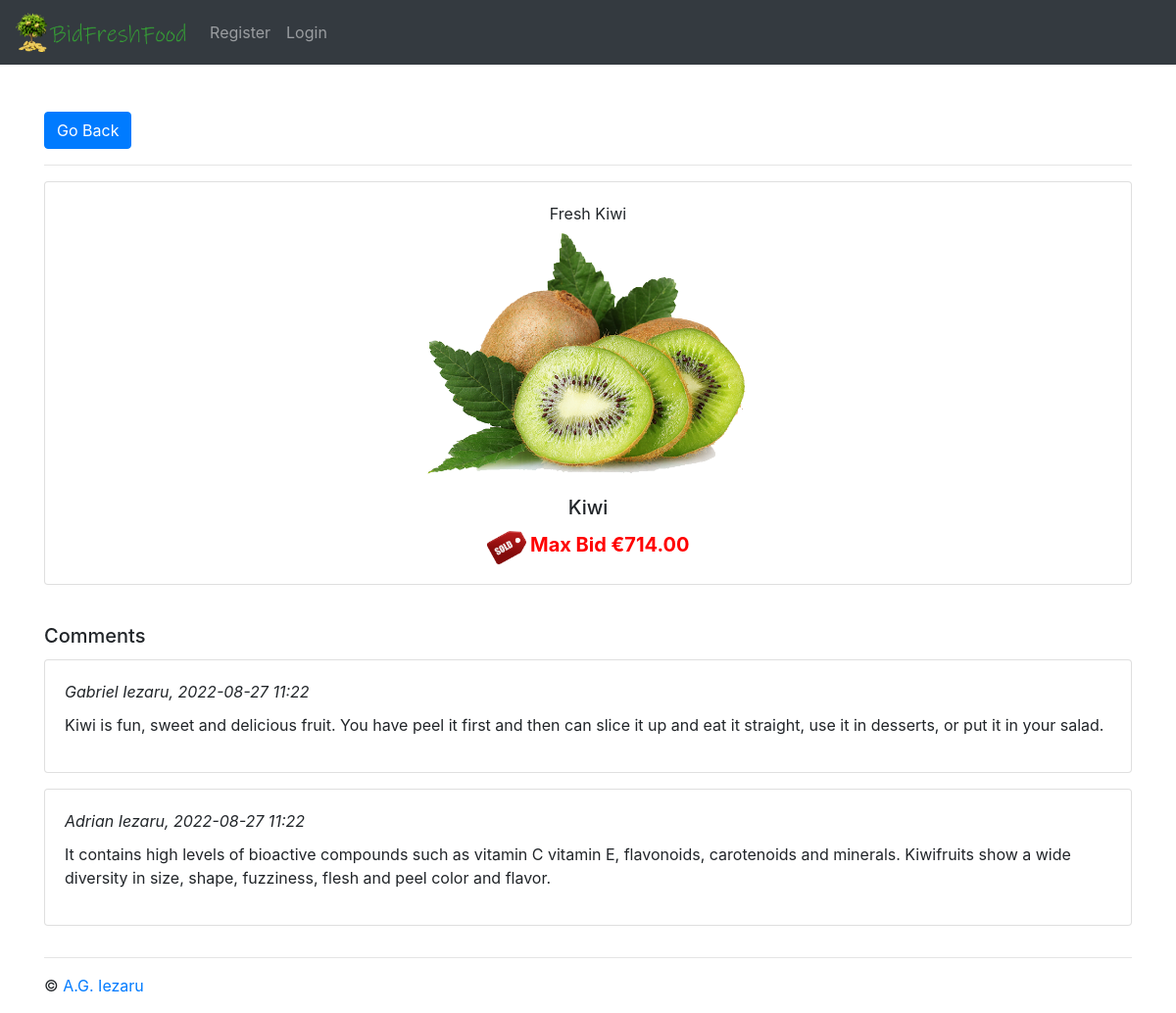
The app's page /view-bid/?item_id=3 with its own data.
### tables this page shows
CREATE TABLE "auctions_listing" ("id" integer NOT NULL PRIMARY KEY AUTOINCREMENT, "datetime" datetime NOT NULL, "title" varchar(64) NOT NULL, "description" varchar(256) NOT NULL, "currentBidValue" decimal NOT NULL, "imageURL" varchar(256) NOT NULL, "isOpen" bool NOT NULL, "user_id" integer NOT NULL REFERENCES "auctions_user" ("id") DEFERRABLE INITIALLY DEFERRED, "winner_id" integer NOT NULL REFERENCES "auctions_user" ("id") DEFERRABLE INITIALLY DEFERRED);

CREATE TABLE "auctions_comment" ("id" integer NOT NULL PRIMARY KEY AUTOINCREMENT, "datetime" datetime NOT NULL, "content" varchar(256) NOT NULL, "listing_id" integer NOT NULL REFERENCES "auctions_listing" ("id") DEFERRABLE INITIALLY DEFERRED, "user_id" integer NOT NULL REFERENCES "auctions_user" ("id") DEFERRABLE INITIALLY DEFERRED);

### bidfreshfood.py (the view)
@app.route("/view-bid/")
def selectItem():
    item_id = int(request.args.get("item_id"))
    item = db.execute(
        "SELECT * FROM auctions_listing where id = :item_id", item_id=item_id
    )
    comments = db.execute(
        "SELECT * FROM auctions_comment where listing_id = :item_id", item_id=item_id
    )
    commentsLen = len(comments)
    users = db.execute("SELECT id,first_name,last_name FROM auctions_user")
    userlist = {}
    for user in users:
        userlist[user["id"]] = [user["first_name"], user["last_name"]]
    if session:
        auctions = db.execute("SELECT * FROM auctions_listing")
        watchList = db.execute(
            "SELECT * FROM auctions_listing_watchListUsers where user_id = :user_id",
            user_id=session["uid"],
        )
        watchListLen = len(watchList)
        activeBids = {}
        bidsSum = 0
        user_bids_sum = 0
        bidMoney = {}
        listings = db.execute(
            "SELECT id, listing_id, value FROM auctions_bid WHERE user_id = :userid",
            userid=session["uid"],
        )
        for listing in listings:
            activeBids[listing["listing_id"]] = [listing["value"], listing["id"]]
            bidMoney[listing["listing_id"]] = listing["value"]
        for bid in bidMoney:
            bidsSum += bidMoney[bid]
        bidsLen = len(bidMoney)
        return render_template(
            "view-bid.html",
            activeBids=activeBids,
            user_bids_sum=user_bids_sum,
            session=session,
            userlist=userlist,
            watchList=watchList,
            watchListLen=watchListLen,
            bidsSum=bidsSum,
            items=item,
            bidsLen=bidsLen,
            auctions=auctions,
            comments=comments,
            commentsLen=commentsLen,
        )
    else:
        return render_template(
            "view-bid.html",
            items=item,
            comments=comments,
            commentsLen=commentsLen,
            userlist=userlist,
        )

### templates/view-bid.html (shortened to what this page needs)
{% extends "base.html" %}
{% block body %}
      <div class="row mainBids" id="bidCard">
      {% for auction in items %}
          <div class="col-sm">
			  <a href="/" stlye="hBack"><button class="btn btn-primary" type="button">Go Back</button></a><hr>
              <div class="card text-center">
                  <div class="card-body">
					<span>{{ auction['description'] }}</span><br>
                      <img src="{{auction["imageURL"]}}" class="bid-big" alt="" />
                      <h5 class="card-title">{{auction["title"]}}</h5>
                      {% if auction["isOpen"] == 1 %}
						<h5 class="card-text price">{{ '{:,.2f}'.format(auction["currentBidValue"]) }}</h4>
                      {% else %}
                        <img src="/static/img/sale-icon.png" width="40px" />
                        <h5 class="card-text price" style="color:red; display:inline">{{ '{:,.2f}'.format(auction["currentBidValue"]) }}</h4>
                      {% endif %}
                  </div>
              </div>
          </div>
      {% endfor %}
      </div>
	  <br><h5 class="card-title">Comments</h5>
	  {% if commentsLen > 0 %}
		  {% for comment in comments %}
		  <div class="row mainBids" style="padding-top:0; border:0; text-align:left" id="bidCard">
			  <div class="col-sm">
				  <div class="card">
					  <div class="card-body">
					    <i>{{ userlist[comment['user_id']] | join(" ") }}, {{ comment['datetime'] }}</i>
						<p class="comment">{{ comment['content'] }}</p>
					  </div>
				  </div>
			  </div>
		  </div>
		  {% endfor %}
	  {% endif %}
    </div>
  </main>
{% endblock %}

### templates/base.html (shortened to what this page needs)
<!DOCTYPE html>
<html lang="en">
    <head>
        <link rel="stylesheet" href="https://maxcdn.bootstrapcdn.com/bootstrap/4.0.0/css/bootstrap.min.css"
>
		<link rel="stylesheet" href="https://cdn.jsdelivr.net/npm/bootstrap-icons@1.3.0/font/bootstrap-icons.css">
        <link href="{{ url_for('static',filename='css/custom.css') }}" rel="stylesheet" type="text/css" />
    </head>
    <body>
  <header>
    <nav class="navbar fixed-top navbar-dark bg-dark navbar-expand-sm box-shadow">
      <a href="/" class="navbar-brand d-flex align-items-center">
          <strong>	<img src="/static/img/bidfreshfood.png" height="40px"> </strong>
      </a>
      {% if session %}
			  <ul class="navbar-nav mr-auto">
				<li class="nav-item"><a href="/logout/" class="nav-link">Logout</a></li>
				<li class="nav-item"><a href="/list-item/" class="nav-link">List Item</a></li>
				<li class="nav-item"><a href="/my-items/" class="nav-link">My Items</a></li>
				<li class="nav-item"><a href="/my-won-bids/" class="nav-link">My Won Bids</a></li>
	  {% else %}
			  <ul class="navbar-nav mr-auto">
				<li class="nav-item"><a href="/new/" class="nav-link">Register</a></li>
				<li class="nav-item"><a href="/login/" class="nav-link">Login</a></li>
	  {% endif %}
	   </ul>
    </nav>
  </header><br />
  <main>
    <div class="container">
    {% block body %}{% endblock %}
    <footer>
        <div class="container">
            <div class="row">
                <div class="col-md">
                    <hr />
                    <p>&#169; <a href="/">A.G. Iezaru</a></p>
                </div>
            </div>
        </div>
    </footer>
    </body>
</html>

### static/css/custom.css (style rules this page uses)
.card { margin-bottom: 1em; }
.price { color: seagreen; font-weight: bold; }
.mainBids { padding-top: 40px; }
.comment { padding-top: 10px; }
.price:before { content: 'Max Bid €'; }
.bid-big { margin-bottom: 10px; width: 400px; height:266px; }
header { margin-bottom: 50px; }

### records on screen
auctions_listing: description "Fresh Kiwi", imageURL (picture), title "Kiwi", isOpen False (drawn), currentBidValue "714.00"
auctions_comment: userlist "Gabriel Iezaru", datetime "2022-08-27 11:22", content "Kiwi is fun, sweet and delicious fruit. You have peel it first and then can slice it up and eat it straight, use it in desserts, or put it in your salad."
auctions_comment: userlist "Adrian Iezaru", datetime "2022-08-27 11:22", content "It contains high levels of bioactive compounds such as vitamin C vitamin E, flavonoids, carotenoids and minerals. Kiwifruits show a wide diversity in size, shape, fuzziness, flesh and peel color and flavor."
